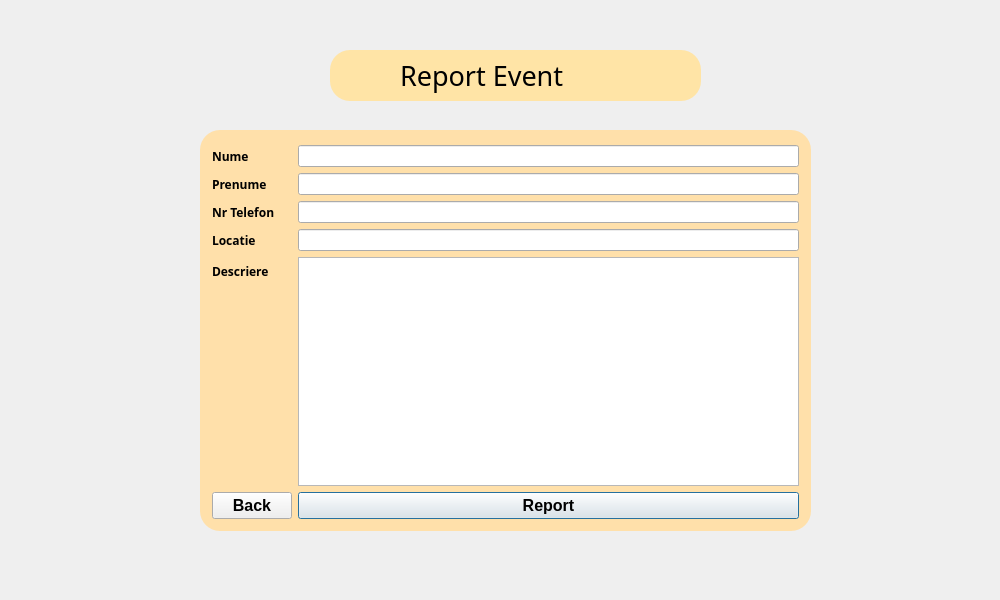
<?xml version="1.0" encoding="UTF-8"?>
<ui version="4.0">
 <class>EventReport</class>
 <widget class="QDialog" name="EventReport">
  <property name="geometry">
   <rect>
    <x>0</x>
    <y>0</y>
    <width>1000</width>
    <height>600</height>
   </rect>
  </property>
  <property name="windowTitle">
   <string>Dialog</string>
  </property>
  <property name="styleSheet">
   <string notr="true">#EventReport{
	border-image: url(:/img/istockphoto-1163775073-612x612.jpg);

}</string>
  </property>
  <widget class="QGroupBox" name="groupBox">
   <property name="geometry">
    <rect>
     <x>200</x>
     <y>130</y>
     <width>611</width>
     <height>401</height>
    </rect>
   </property>
   <property name="styleSheet">
    <string notr="true">#groupBox{

	background-color: rgb(255, 224, 170);
	border-color: rgb(255, 232, 187);

border-radius:20px;
}</string>
   </property>
   <property name="title">
    <string/>
   </property>
   <layout class="QFormLayout" name="formLayout">
    <item row="0" column="0">
     <widget class="QLabel" name="label">
      <property name="font">
       <font>
        <family>Segoe UI Black</family>
        <bold>true</bold>
       </font>
      </property>
      <property name="text">
       <string>Nume</string>
      </property>
     </widget>
    </item>
    <item row="1" column="0">
     <widget class="QLabel" name="label_2">
      <property name="font">
       <font>
        <family>Segoe UI Black</family>
        <bold>true</bold>
       </font>
      </property>
      <property name="text">
       <string>Prenume</string>
      </property>
     </widget>
    </item>
    <item row="2" column="0">
     <widget class="QLabel" name="label_3">
      <property name="font">
       <font>
        <family>Segoe UI Black</family>
        <bold>true</bold>
       </font>
      </property>
      <property name="text">
       <string>Nr Telefon</string>
      </property>
     </widget>
    </item>
    <item row="3" column="0">
     <widget class="QLabel" name="label_4">
      <property name="font">
       <font>
        <family>Segoe UI Black</family>
        <bold>true</bold>
       </font>
      </property>
      <property name="text">
       <string>Locatie</string>
      </property>
     </widget>
    </item>
    <item row="0" column="1">
     <widget class="QLineEdit" name="lineEdit"/>
    </item>
    <item row="1" column="1">
     <widget class="QLineEdit" name="lineEdit_2"/>
    </item>
    <item row="2" column="1">
     <widget class="QLineEdit" name="lineEdit_3"/>
    </item>
    <item row="3" column="1">
     <widget class="QLineEdit" name="lineEdit_4"/>
    </item>
    <item row="4" column="0">
     <widget class="QLabel" name="label_5">
      <property name="font">
       <font>
        <family>Segoe UI Black</family>
        <bold>true</bold>
       </font>
      </property>
      <property name="text">
       <string>Descriere</string>
      </property>
     </widget>
    </item>
    <item row="4" column="1">
     <widget class="QTextEdit" name="textEdit"/>
    </item>
    <item row="5" column="1">
     <widget class="QPushButton" name="pushButton">
      <property name="font">
       <font>
        <pointsize>12</pointsize>
        <bold>true</bold>
       </font>
      </property>
      <property name="text">
       <string>Report</string>
      </property>
     </widget>
    </item>
    <item row="5" column="0">
     <widget class="QPushButton" name="pushButton_2">
      <property name="font">
       <font>
        <pointsize>12</pointsize>
        <bold>true</bold>
       </font>
      </property>
      <property name="text">
       <string>Back</string>
      </property>
     </widget>
    </item>
   </layout>
  </widget>
  <widget class="QGroupBox" name="groupBox_2">
   <property name="geometry">
    <rect>
     <x>330</x>
     <y>50</y>
     <width>371</width>
     <height>51</height>
    </rect>
   </property>
   <property name="styleSheet">
    <string notr="true">#groupBox_2{

	background-color: rgb(255, 228, 166);
border-radius:20px;
}</string>
   </property>
   <property name="title">
    <string/>
   </property>
   <widget class="QLabel" name="label_6">
    <property name="geometry">
     <rect>
      <x>70</x>
      <y>0</y>
      <width>231</width>
      <height>51</height>
     </rect>
    </property>
    <property name="font">
     <font>
      <family>Segoe Print</family>
      <pointsize>20</pointsize>
     </font>
    </property>
    <property name="text">
     <string>Report Event</string>
    </property>
   </widget>
  </widget>
 </widget>
 <resources/>
 <connections/>
</ui>
